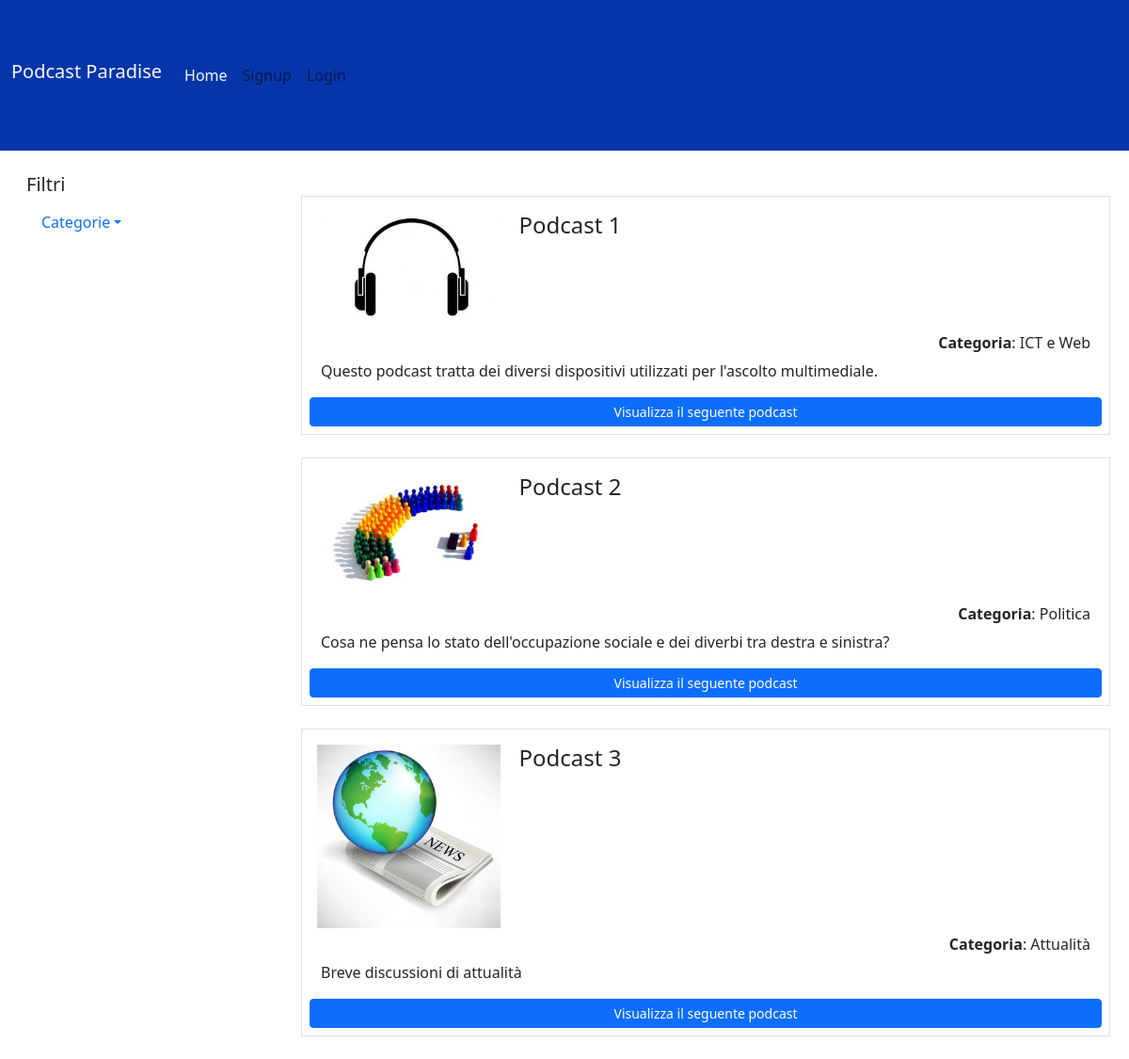
The page / on the database its author committed.
### tables this page shows
CREATE TABLE "PODCAST" (
	"id_podcast"	INTEGER NOT NULL,
	"id_creatore"	INTEGER,
	"titolo"	TEXT,
	"descrizione"	TEXT,
	"categoria"	TEXT,
	"immagine"	TEXT,
	FOREIGN KEY("id_creatore") REFERENCES "UTENTI"("id_utente"),
	PRIMARY KEY("id_podcast" AUTOINCREMENT)
);

### app.py (the view)
@app.route('/', methods=['GET', 'POST'])
def home():
    podcasts = dao.get_podcasts()
    return render_template('home.html', podcasts = podcasts)

### dao.py (called while the page is built)
def get_podcasts():
    conn = sqlite3.connect('db/podcast_site.db')
    conn.row_factory = sqlite3.Row
    cursor = conn.cursor()
    sql = 'SELECT PODCAST.id_podcast, PODCAST.id_creatore, PODCAST.titolo, PODCAST.descrizione, PODCAST.categoria, PODCAST.immagine FROM PODCAST'
    cursor.execute(sql)
    podcasts = cursor.fetchall()
    cursor.close()
    conn.close()
    return podcasts

### templates/home.html (shortened to what this page needs)
{% extends "base.html" %}
{% block content %}
<aside id="myaside" class="col-lg-3 col-md-12">
  <div class="filtri-data">
    <ul class="nav flex-column">
      <h5>Filtri</h5>
      <li class="nav-item">
        <a class="nav-link dropdown-toggle" data-bs-toggle="dropdown" role="button" aria-expanded="false">Categorie</a>
      </li>
    </ul>
  </div>
</aside>
<main class="col-lg-9 col-md-12" id="lista-podcast">
  {% for podcast in podcasts %}
  <article class="row border p-2 mx-2 my-4">
    <div class="col-lg-3 col-md-6 col-sm-12 px-0">
        <img class="w-100 p-2" src="{{ url_for('static', filename=podcast.immagine) }}" alt="...">
      </div>
      <div class="col-lg-9 col-md-6 col-sm-12 content">
        <section class="d-flex align-items-center mt-2 mb-4 {{'bg-warning p-2 bg-opacity-10' if current_user.id_utente == podcast.id_creatore}}">
            <h4>{{podcast.titolo}}</h4>
      </div>
        <h6 class="text-end"><b>Categoria</b>: {{podcast.categoria |e }}</h6>
        <p>{{ podcast.descrizione |e }}</p>
        <a href="{{url_for('podcast', id=podcast.id_podcast)}}" type="button" class="btn btn-primary btn-sm">Visualizza il seguente podcast</a>
  </article>
  {% endfor %}
</main>
{% endblock %}

### templates/base.html (shortened to what this page needs)
<!doctype html>
<html lang="en">
<head>
  <link href="https://cdn.jsdelivr.net/npm/bootstrap@5.2.2/dist/css/bootstrap.min.css" rel="stylesheet"
>
  <link rel="stylesheet" href="{{ url_for('static', filename='style.css') }}">
</head>
<body>
  <header id="m_header">
    <nav class="navbar navbar-expand-lg bg-body-tertiary mynavbar">
      <div class="container-fluid">
        <h1 class="navbar-brand text-light" href="#">Podcast Paradise</h1>
        <div class="collapse navbar-collapse" id="navbarTogglerDemo02">
          <ul class="navbar-nav me-auto mb-2 mb-lg-0">
            <li class="nav-item">
              <a class="nav-link active text-light" aria-current="page" href="{{url_for('home')}}">Home</a>
            </li>
            {% if current_user.is_authenticated %}
            <li class="nav-item dropdown dropstart">
              <a class="nav-link dropdown-toggle" href="#" role="button" data-bs-toggle="dropdown"
                aria-expanded="false">
                {{current_user.nome}}
              </a>
              <ul class="dropdown-menu dropdown-menu-dark">
                <li><a class="dropdown-item" href="{{ url_for('logout') }}">Logout</a></li>
              </ul>
            </li>
            {% else %}
            <li class="nav-item">
              <a class="nav-link {%block signup_active%}{% endblock %}" aria-current="page"
                href="{{ url_for('signup') }}">Signup</a>
            </li>
            <li class="nav-item">
              <a class="nav-link {%block login_active%}{% endblock %}" href="{{ url_for('login') }}">Login</a>
            </li>
            {% endif %}
          </ul>
        </div>
      </div>
    </nav>
  </header>
  <div class="container-fluid mt-4">
    <div class="row justify-content-md-center">
      {%block content %}{% endblock %}
    </div>
  </div>
</body>
</html>

### static/style.css (style rules this page uses)
.mynavbar { background-color: #0436aa; height: 10rem; }
.content > section { width: 100%; }
#myaside li { padding-bottom: 5px; }
#myaside ul { list-style-type: none; padding: 0rem 1rem; }

### rows shown on the page
PODCAST: immagine (picture), titolo "Podcast 1", categoria "ICT e Web", descrizione "Questo podcast tratta dei diversi dispositivi utilizzati per l'ascolto multimediale."
PODCAST: immagine (picture), titolo "Podcast 2", categoria "Politica", descrizione "Cosa ne pensa lo stato dell'occupazione sociale e dei diverbi tra destra e sinistra?"
PODCAST: immagine (picture), titolo "Podcast 3", categoria "Attualità", descrizione "Breve discussioni di attualità"
